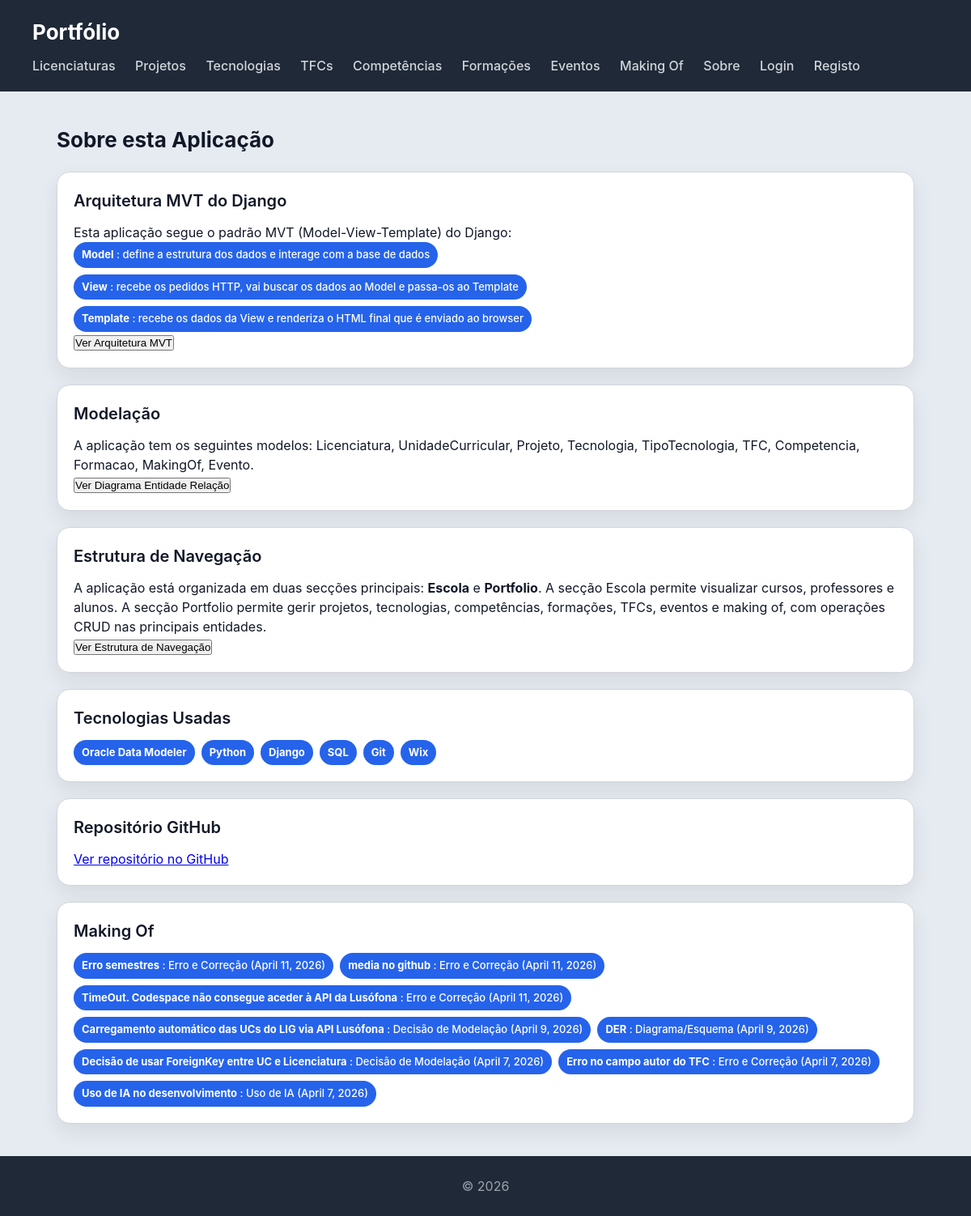
The page /portfolio/sobre/ on the database as committed earlier.
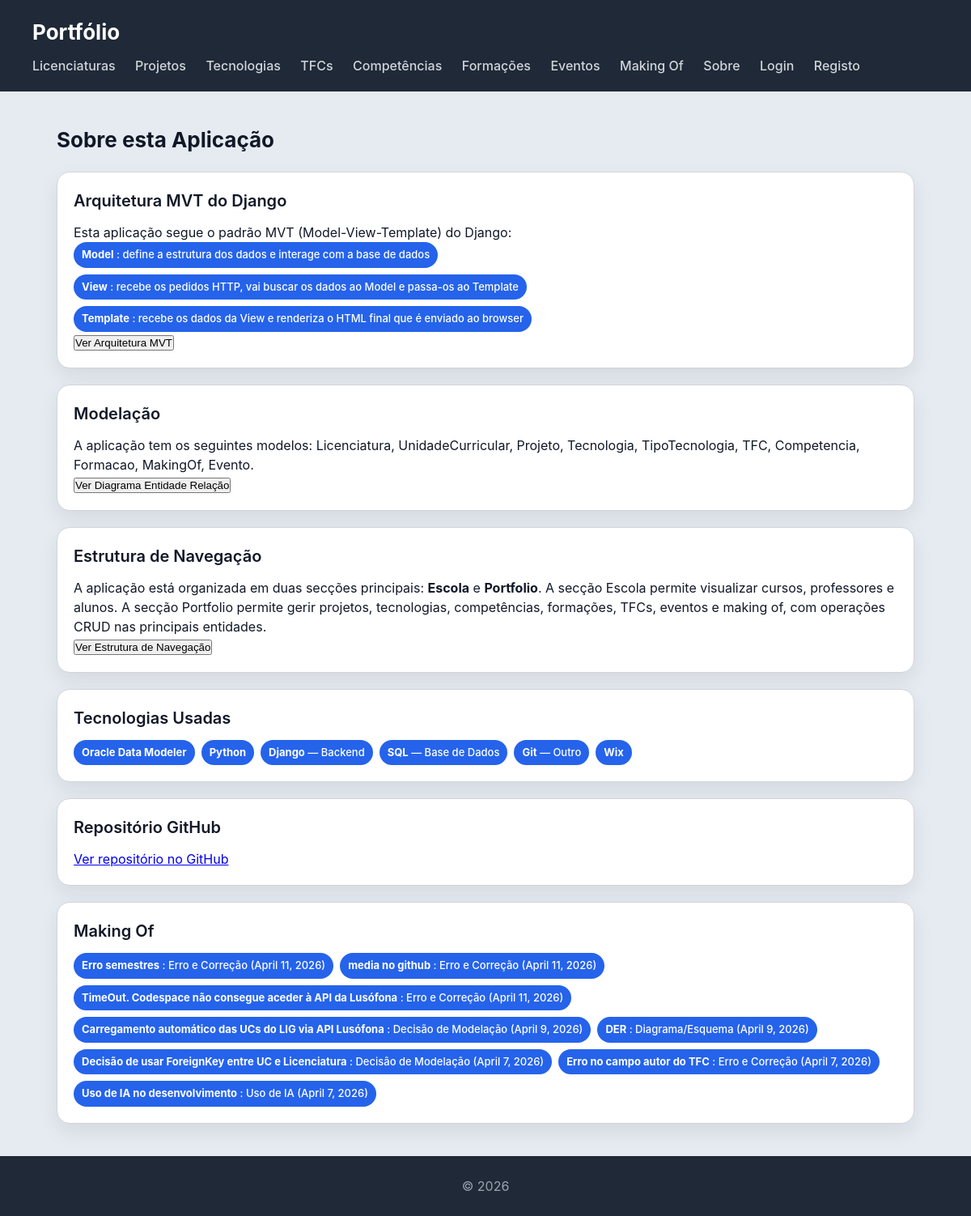
The same page on the database as committed later.
### portfolio/models.py (models this page shows, shortened)
class Tecnologia(models.Model):
    NIVEL_CHOICES = [
        (1, '⭐ Iniciante'),
        (2, '⭐⭐ Básico'),
        (3, '⭐⭐⭐ Intermédio'),
        (4, '⭐⭐⭐⭐ Avançado'),
        (5, '⭐⭐⭐⭐⭐ Expert'),
    ]
    nome = models.CharField(max_length=100)
    tipo = models.ForeignKey(TipoTecnologia, on_delete=models.SET_NULL, null=True, blank=True, related_name='tecnologias')
    descricao = models.TextField(blank=True)
    logo = models.ImageField(upload_to='tecnologias/', blank=True, null=True)
    link_oficial = models.URLField(blank=True)
    nivel_interesse = models.IntegerField(choices=NIVEL_CHOICES, default=3)
    projetos = models.ManyToManyField(Projeto, blank=True, related_name='tecnologias_usadas')

class TipoTecnologia(models.Model):
    TIPO_CHOICES = [
        ('frontend', 'Frontend'),
        ('backend', 'Backend'),
        ('base_dados', 'Base de Dados'),
        ('storage', 'Storage'),
        ('outro', 'Outro'),
    ]
    nome = models.CharField(max_length=100, choices=TIPO_CHOICES)
    def __str__(self):
        return self.get_nome_display()

### portfolio/views.py (the view)
# urls.py: path('sobre/', views.sobre_view, name='sobre'),
def sobre_view(request):
    makingof = MakingOf.objects.all()
    tecnologias = Tecnologia.objects.all()
    return render(request, 'portfolio/sobre.html', {
        'makingof': makingof,
        'tecnologias': tecnologias,
    })

### portfolio/templates/portfolio/sobre.html
{% extends "portfolio/base.html" %}
{% load static %}
{% block content %}
<h2>Sobre esta Aplicação</h2>
<section>
  <article>
    <header><h3>Arquitetura MVT do Django</h3></header>
    <section>
      <p>Esta aplicação segue o padrão MVT (Model-View-Template) do Django:</p>
      <ul>
        <li><strong>Model</strong> : define a estrutura dos dados e interage com a base de dados</li>
        <li><strong>View</strong> : recebe os pedidos HTTP, vai buscar os dados ao Model e passa-os ao Template</li>
        <li><strong>Template</strong> : recebe os dados da View e renderiza o HTML final que é enviado ao browser</li>
      </ul>
      <a href="{% static 'portfolio/arquitetura.jpeg' %}" target="_blank">
        <button>Ver Arquitetura MVT</button>
      </a>
    </section>
  </article>
  <article>
    <header><h3>Modelação</h3></header>
    <section>
      <p>A aplicação tem os seguintes modelos: Licenciatura, UnidadeCurricular, Projeto, Tecnologia, TipoTecnologia, TFC, Competencia, Formacao, MakingOf, Evento.</p>
      <a href="{% static 'portfolio/der.jpeg' %}" target="_blank">
        <button>Ver Diagrama Entidade Relação</button>
      </a>
    </section>
  </article>
  <article>
    <header><h3>Estrutura de Navegação</h3></header>
    <section>
       <p>A aplicação está organizada em duas secções principais: <strong>Escola</strong> e <strong>Portfolio</strong>. A secção Escola permite visualizar cursos, professores e alunos. A secção Portfolio permite gerir projetos, tecnologias, competências, formações, TFCs, eventos e making of, com operações CRUD nas principais entidades.</p>
      <a href="{% static 'portfolio/navegacao.jpeg' %}" target="_blank">
        <button>Ver Estrutura de Navegação</button>
      </a>
    </section>
  </article>
  <article>
    <header><h3>Tecnologias Usadas</h3></header>
    <section>
      <ul>
        {% for tec in tecnologias %}
          <li>
            <strong>{{ tec.nome }}</strong>
            {% if tec.tipo %} — {{ tec.tipo }}{% endif %}
          </li>
        {% empty %}
          <li>Sem tecnologias registadas</li>
        {% endfor %}
      </ul>
    </section>
</article>
  <article>
    <header><h3>Repositório GitHub</h3></header>
    <section>
      <p><a href="https://github.com/JaciraLourenco/Project1-Portfolio-" target="_blank">Ver repositório no GitHub</a></p>
    </section>
  </article>
  <article>
    <header><h3>Making Of</h3></header>
    <section>
      <ul>
        {% for item in makingof %}
          <li><strong>{{ item.titulo }}</strong> : {{ item.get_tipo_display }} ({{ item.data }})</li>
        {% empty %}
          <li>Sem entradas no making of</li>
        {% endfor %}
      </ul>
    </section>
  </article>
</section>
{% endblock %}

Rows that differ between the two databases and show on the page:
changed Tecnologia "Django": tipo (not shown) → "Backend"
changed Tecnologia "SQL": tipo (not shown) → "Base de Dados"
changed Tecnologia "Git": tipo (not shown) → "Outro"
